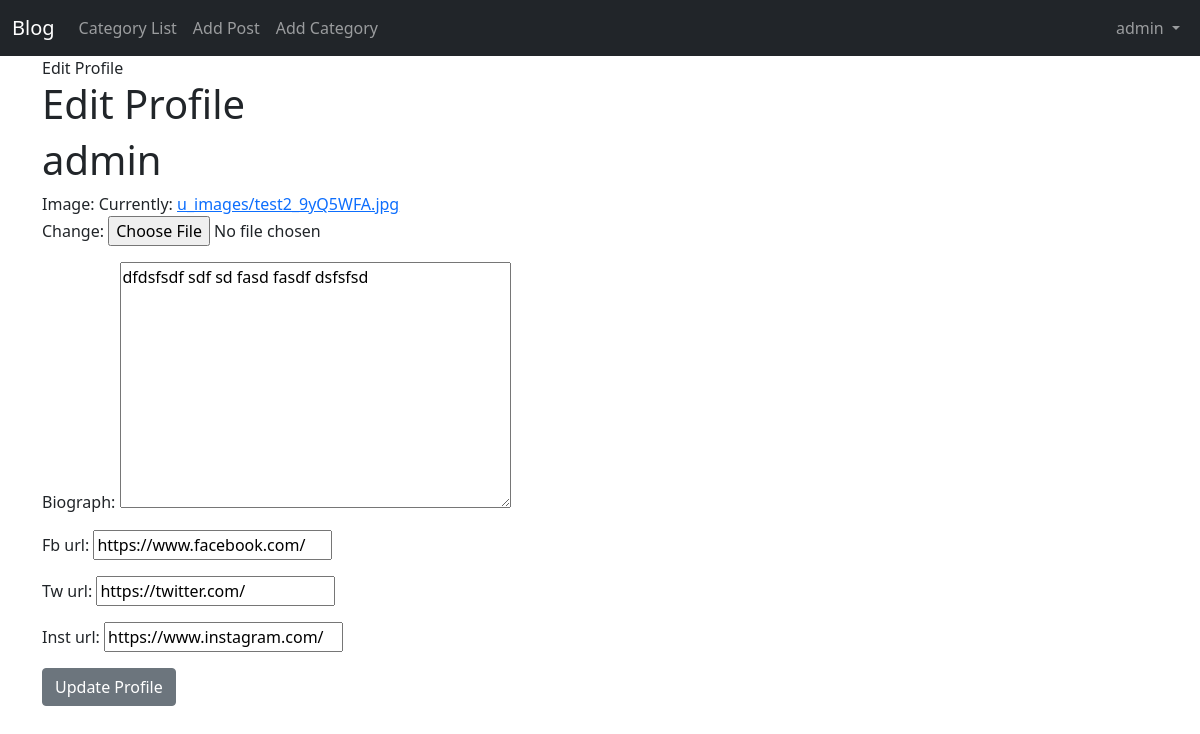
Page /users/1/editprofilepage/ (signed in) on the earlier database version.
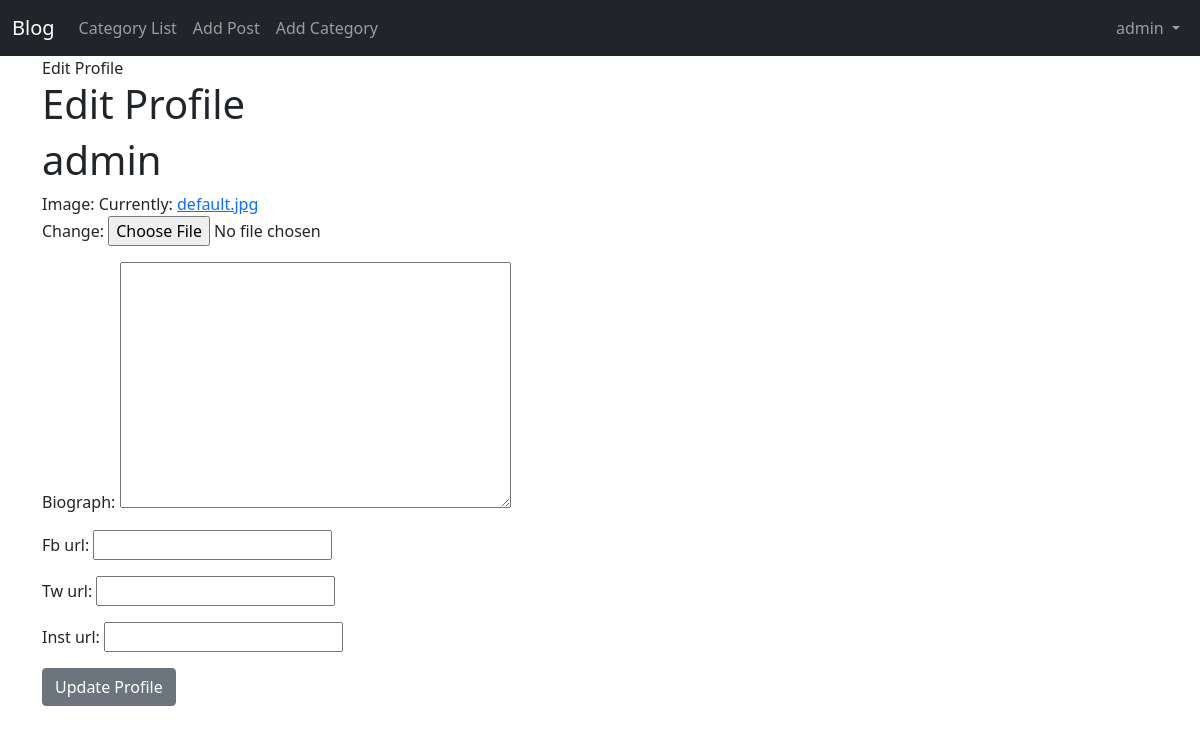
Same page on the later database version.
### myblog/models.py (models this page shows, shortened)
class Profile(models.Model):
    user = models.OneToOneField(User, on_delete=models.CASCADE)
    image = models.ImageField(upload_to='u_images/', default='default.jpg')
    biograph = models.TextField(null=True, blank=True)
    fb_url = models.CharField(max_length=250, null=True, blank=True)
    tw_url = models.CharField(max_length=250, null=True, blank=True)
    inst_url = models.CharField(max_length=250, null=True, blank=True)

### users/views.py (the view)
# urls.py: path('<int:pk>/editprofilepage/',EditProfilePageView.as_view(),name='edit_profile_page')
class EditProfilePageView(generic.UpdateView):
    model = Profile
    success_url = reverse_lazy('home')
    template_name = 'registration/edit_profile_page.html'
    fields = ['image','biograph','fb_url','tw_url','inst_url']

### users/templates/registration/edit_profile_page.html (shortened to what this page needs)
{% extends 'myblog/base.html' %}
  {% block content%}
{%block title%}  Edit Profile {% endblock %}
{% if user.is_authenticated %}
<h1>Edit Profile</h1>
<div class="form-group" >
  <h1>{{profile.user.username}}</h1>
<form  method="POST" enctype="multipart/form-data">
  {{form.as_p}}
  <button class="btn btn-secondary" >Update Profile
  </button>
{% endif %}
</form>
</div>
{% endblock %}

Differences in the rows shown:
changed Profile "admin": biograph "dfdsfsdf sdf sd fasd fasdf dsfsfsd" → (not shown); fb_url "https://www.facebook.com/" → (not shown); tw_url "https://twitter.com/" → (not shown); inst_url "https://www.instagram.com/" → (not shown)
Other differences:
text no longer shown: "Image: Currently: u_images/test2_9yQ5WFA.jpg Change: Biograph: Fb url: Tw url: Inst url:"
text now shown: "Image: Currently: default.jpg Change: Biograph: Fb url: Tw url: Inst url:"
